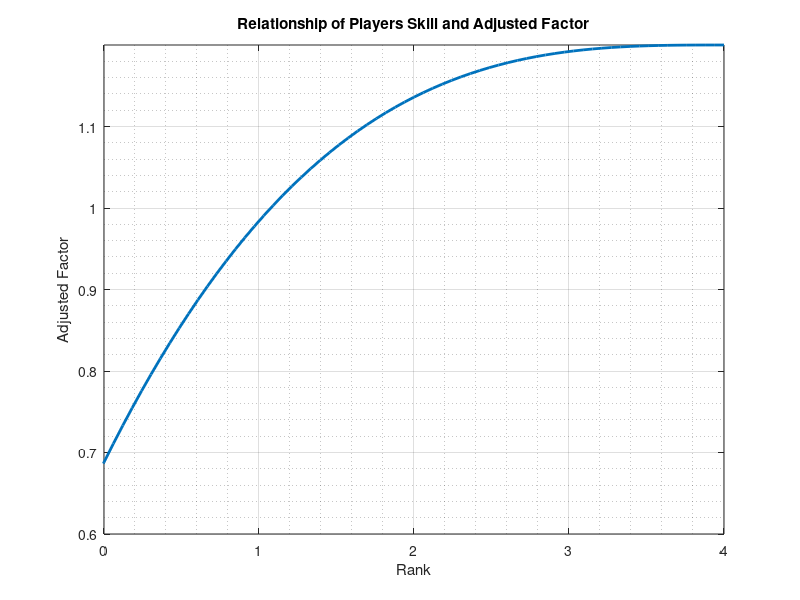

MATLAB code to generate this figure:
%% Difficulty model
N = 100;
x = linspace(0, 1.2, N);

y = 1.2 - x .^ 3;

figure, clf, 
plot(4 - x .* 5, y, 'LineWidth', 2);
grid on, grid minor, 
xlabel('Rank');
ylabel('Adjusted Factor');
title('Relationship of Players Skill and Adjusted Factor');
axis([0, 4, 0.6, 1.2]);